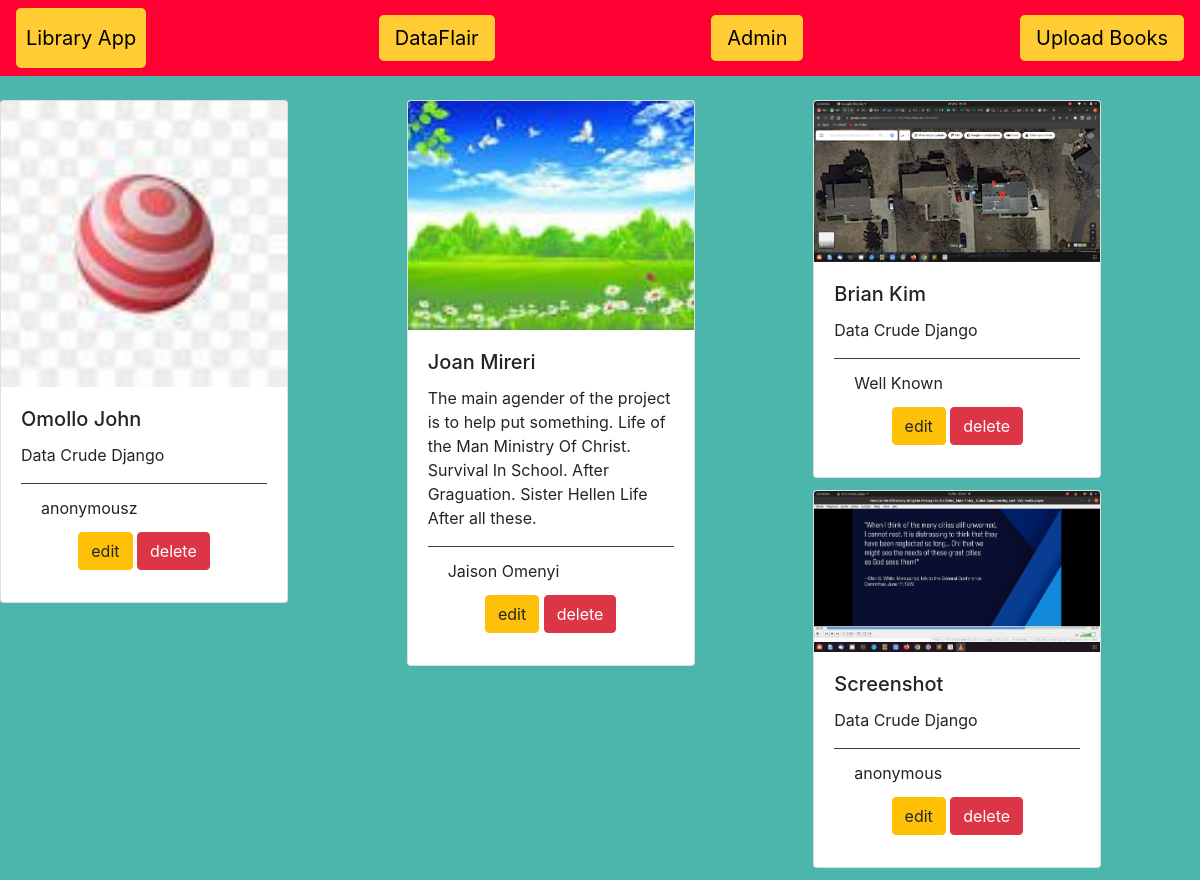
The page / on the database its author committed.
### books/models.py (models this page shows, shortened)
class Book(models.Model):
	name=models.CharField(max_length=50)
	picture=models.ImageField()
	author=models.CharField(max_length=30,default='anonymous')
	email=models.EmailField(blank=True)
	describe=models.TextField(default='Data Crude Django')

### books/views.py (the view)
# urls.py: path('', views.index, name = 'index'),
def index(request):
    shelf=Book.objects.all()
    return render(request,'books/library.html',{'shelf':shelf})

### books/templates/books/library.html (shortened to what this page needs)
<!DOCTYPE html>
{% load static %}
<html>
<head>
    <link rel="stylesheet" href="https://stackpath.bootstrapcdn.com/bootstrap/4.3.1/css/bootstrap.min.css"
integrity="sha384-ggOyR0iXCbMQv3Xipma34MD+dH/1fQ784/j6cY/iJTQUOhcWr7x9JvoRxT2MZw1T">
</head>
<body style="background-color:#4DB6AC;">
<nav class="navbar navbar-light" style="background-color:#FF0033;">
    <a href="#" class="navbar-brand" style="background-color:#FFCC33;color:#000000;border-width:10px;border-color:#FFCC33;border-style:solid;border-spacing:30px;border-radius: 5px;">Library App</a>
    <a class="navbar-link btn-lg" href="{% url 'index' %}" style="background-color:#FFCC33;color:#000000;">DataFlair</a>
<a href="{% url 'admin:index' %}" class = 'navbar-link btn-lg' style="background-color:#FFCC33;color:#000000;">Admin</a>
    <a href="{% url 'upload-book' %}" class="navbar-link btn-lg" style="background-color:#FFCC33;color:#000000;">Upload Books</a>
</nav>
<br>
{% block content %}
<div class="card-columns">
    {% for book in shelf %}
    <div class="card" style="width: 18rem;">
  <img class="card-img-top" src="{{ book.picture.url }}">
  <div class="card-body">
    <h5 class="card-title">{{ book.name }}</h5>
    <p class="card-text">{{ book.describe }}</p>
   <div class="card-footer bg-transparent border-dark">
   <p class="card-title">{{book.author}}</p>
        <center>
       <a href="update/{{book.id}}" class="btn btn-warning" id = '{{book.id}}'>edit</a>
       <a href="delete/{{book.id}}" class="btn btn-danger" id = '{{book.id}}'>delete</a>
    	</center>
    </div>
  </div>
</div>
    {% endfor %}
</div>
{% endblock %}
</body>
</html>

### rows shown on the page
Book: picture (picture), name "Omollo John", describe "Data Crude Django", author "anonymousz"
Book: picture (picture), name "Joan Mireri", describe "The main agender of the project is to help put something. Life of the Man Ministry Of Christ. Survival In School. After Graguation. Sister Hellen Life After all these.", author "Jaison Omenyi"
Book: picture (picture), name "Brian Kim", describe "Data Crude Django", author "Well Known"
Book: picture (picture), name "Screenshot", describe "Data Crude Django", author "anonymous"
